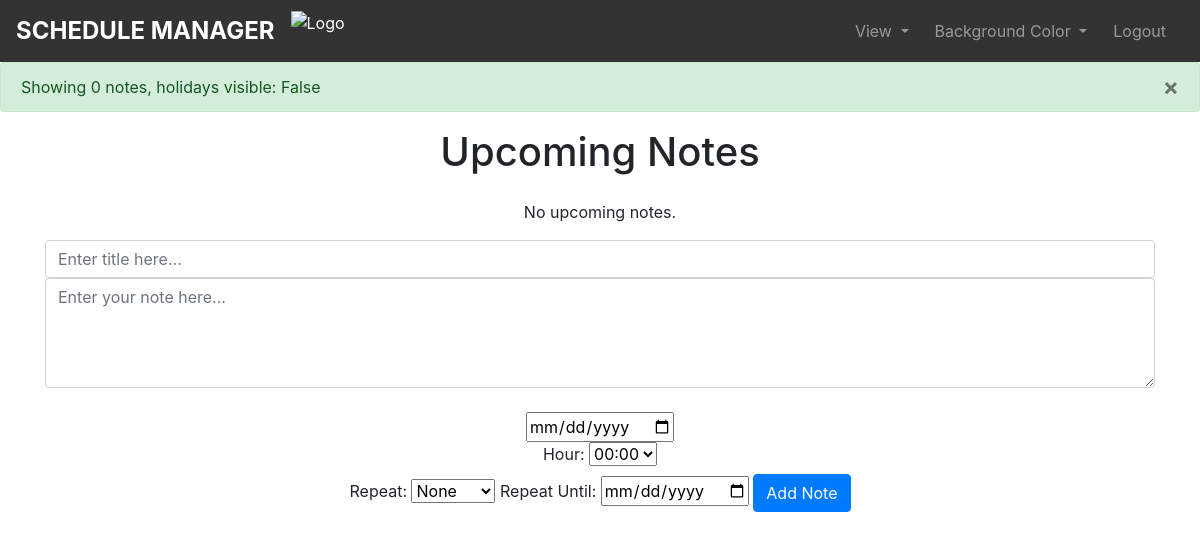
Page / (signed in) on the earlier database version.
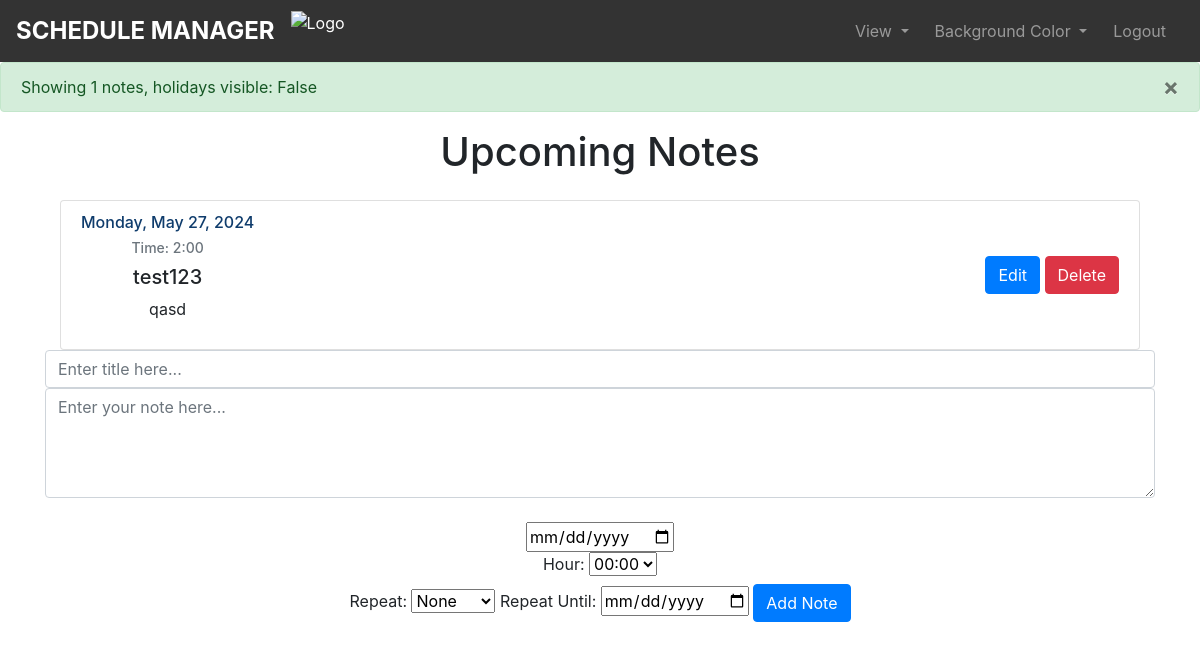
Same page on the later database version.
### website/models.py (models this page shows)
class Note(db.Model):
    id = db.Column(db.Integer, primary_key=True)
    title = db.Column(db.String(255))  # Ensure this line is correctly added
    data = db.Column(db.String(10000))
    date = db.Column(db.DateTime(timezone=True), default=func.now())
    hour = db.Column(db.Integer)
    user_id = db.Column(db.Integer, db.ForeignKey('user.id'))

### website/views.py (the view, shortened to what this page needs)
@views.route('/', methods=['GET', 'POST'])
@login_required
def home():
    now = datetime.now().replace(hour=0, minute=0, second=0, microsecond=0)
    notes_query = Note.query.filter(Note.user_id == current_user.id, Note.date >= now)
    if not current_user.show_holidays:
        notes_query = notes_query.filter(Note.data != '')
    notes = notes_query.order_by(Note.date.asc()).all()
    flash(f'Showing {len(notes)} notes, holidays visible: {current_user.show_holidays}', 'info')
    return render_template("home.html", user=current_user, notes=notes)

### website/__init__.py (called while the page is built)
def create_app():
    app = Flask(__name__)
    app.config['SECRET_KEY'] = 'hjshjhdjah kjshkjdhjs'
    app.config['SQLALCHEMY_DATABASE_URI'] = f'sqlite:///{DB_NAME}'
    db.init_app(app)
    from .views import views
    from .auth import auth
    app.register_blueprint(views, url_prefix='/')
    app.register_blueprint(auth, url_prefix='/')
    from .models import User, Note
    with app.app_context():
        db.create_all()
    login_manager = LoginManager()
    login_manager.login_view = 'auth.login'
    login_manager.init_app(app)
    @login_manager.user_loader
    def load_user(id):
        return User.query.get(int(id))
    return app

### website/templates/home.html (shortened to what this page needs)
{% extends "base.html" %}
{% block content %}
<h1 align="center">Upcoming Notes</h1>
<div class="container mt-4">
    {% if notes %}
    <ul class="list-group">
        {% for note in notes %}
        <li class="list-group-item d-flex justify-content-between align-items-center">
            <div>
                <h5>{{ note.date.strftime('%A, %B %d, %Y') }}</h5>
                <h6>Time: {{ note.hour }}:00</h6>
                <h4>{{ note.title }}</h4>
                <p>{{ note.data }}</p>
            </div>
            <div>
              <button type="button" onclick="editNote('{{ note.id }}', '{{ note.title }}', '{{ note.data }}')" class="btn btn-primary">Edit</button>
              <button type="button" onclick="deleteNote({{ note.id }})" class="btn btn-danger">Delete</button>
            </div>
        </li>
        {% endfor %}
    </ul>
    {% else %}
    <p>No upcoming notes.</p>
    {% endif %}
</div>
  <form id="add-note-form">
    <input type="text" id="title" name="title" class="form-control" placeholder="Enter title here..." required>
    <textarea name="note" id="note" class="form-control" rows="4" cols="50" placeholder="Enter your note here..." required></textarea>
    <br />
    <div align="center">
        <input type="date" name="date" id="note-date" required>
        <br>
        <label for="hour">Hour:</label>
        <select name="hour" id="hour" required>
            {% for hour in range(24) %}
            <option value="{{ hour }}">{{ '%02d:00' % hour }}</option>
            {% endfor %}
        </select>
        <br>
        <label for="repeat-frequency">Repeat:</label>
        <select name="repeat-frequency" id="repeat-frequency">
            <option value="none">None</option>
        </select>
        <label for="repeat-duration">Repeat Until:</label>
        <input type="date" name="repeat-duration" id="repeat-duration">
        <button type="submit" class="btn btn-primary">Add Note</button>
    </div>
</form>
{% endblock %}

### website/templates/base.html (shortened to what this page needs)
<!DOCTYPE html>
<html>
<head>
  <link
    rel="stylesheet"
    href="https://stackpath.bootstrapcdn.com/bootstrap/4.4.1/css/bootstrap.min.css"
  />
  <link
    rel="stylesheet"
    href="https://stackpath.bootstrapcdn.com/font-awesome/4.7.0/css/font-awesome.min.css"
  />
</head>
<body>
  <nav class="navbar navbar-expand-lg navbar-dark bg-dark">
    <a class="navbar-brand" href="/">Schedule Manager</a>
    <img src="https://tmetric.com/media/qfwptni2/work-schedules-header-banner.png" alt="Logo" style="height: 40px; margin-right: 10px;">
    <div class="collapse navbar-collapse" id="navbar">
      <div class="navbar-nav">
        {% if user.is_authenticated %}
        <li class="nav-item dropdown">
          <a class="nav-link dropdown-toggle" href="#" id="navbarDropdown" role="button" data-toggle="dropdown" aria-haspopup="true" aria-expanded="false">
            View
          </a>
        </li>
        <li class="nav-item dropdown">
          <a class="nav-link dropdown-toggle" href="#" id="colorDropdown" role="button" data-toggle="dropdown" aria-haspopup="true" aria-expanded="false">
            Background Color
          </a>
        </li>
        <a class="nav-item nav-link" id="logout" href="/logout">Logout</a>
        {% else %}
        <a class="nav-item nav-link" id="login" href="/login">Login</a>
        <a class="nav-item nav-link" id="signUp" href="/sign-up">Sign Up</a>
        {% endif %}
      </div>
    </div>
  </nav>
  {% with messages = get_flashed_messages(with_categories=true) %} {% if
  messages %} {% for category, message in messages %} {% if category ==
  'error' %}
  <div class="alert alert-danger alter-dismissable fade show" role="alert">
    {{ message }}
    <button type="button" class="close" data-dismiss="alert">
      <span aria-hidden="true">&times;</span>
    </button>
  </div>
  {% else %}
  <div class="alert alert-success alter-dismissable fade show" role="alert">
    {{ message }}
    <button type="button" class="close" data-dismiss="alert">
      <span aria-hidden="true">&times;</span>
    </button>
  </div>
  {% endif %} {% endfor %} {% endif %} {% endwith %}
  <div class="container">{% block content %} {% endblock %}</div>
</body>
</html>

### website/templates/base.html (style rules this page uses)
.list-group-item h5 { color: #0f3c6c; font-size: 16px; }
.list-group-item h4 { font-size: 20px; }
.list-group-item h6 { color: #6c757d; font-size: 14px; }
.list-group-item p { font-size: 16px; }
.navbar { background-color: rgba(0, 0, 0, 0.8) !important; color: #fff; }
.navbar-nav .nav-item { margin-right: 10px; }
.navbar-collapse { justify-content: flex-end; }
.navbar-brand { font-size: 24px; font-weight: bold; text-transform: uppercase; }
.container { text-align: center; }

Differences in the rows shown:
added Note: date "Monday, May 27, 2024", hour "2", title "test123", data "qasd"
Other differences:
new list line: "Showing 1 notes, holidays visible: False ×"
list line gone: "Showing 0 notes, holidays visible: False ×"
text no longer shown: "No upcoming notes."
